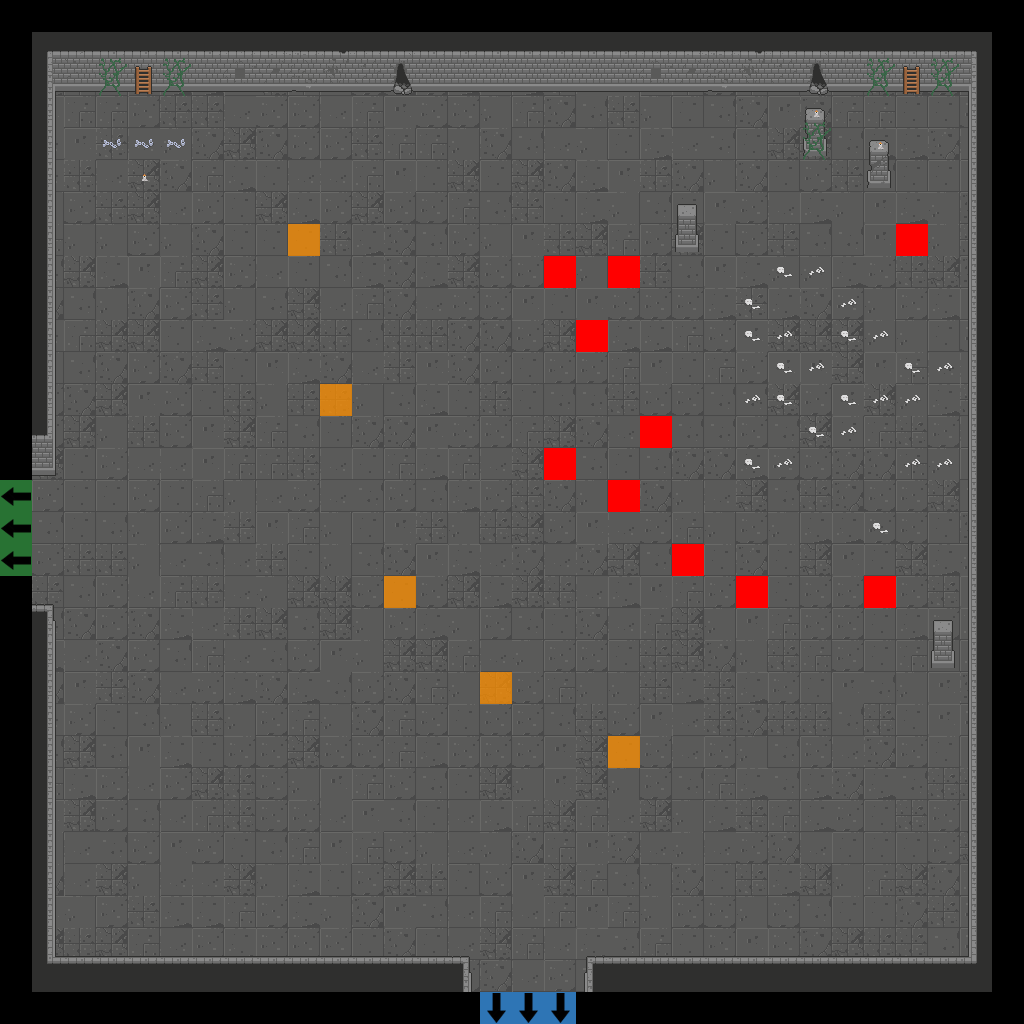

Below is a game level as drawn by its tile map, then a one-line description and the .tmx that defines it (tile-layer data replaced by summaries):
An orthogonal 32x32 tile map with 32x32 px tiles, 7 tile layers (Floor, Walls, Doors, Pillars, ...), 2 tilesets.

<map version="1.2" tiledversion="2019.04.18" orientation="orthogonal" renderorder="right-down" width="32" height="32" tilewidth="32" tileheight="32" infinite="0" nextlayerid="22" nextobjectid="1">
 <tileset firstgid="1" source="Dungeon_Tileset_2.tsx" />
 <tileset firstgid="321" source="flags.tsx" />
 <layer id="15" name="Floor" width="32" height="32">
  <data>[1024 cells, 900 non-empty, 12 distinct tile ids]</data>
 </layer>
 <layer id="16" name="Walls" width="32" height="32">
  <data>[1024 cells, 167 non-empty, 35 distinct tile ids]</data>
 </layer>
 <layer id="17" name="Doors" width="32" height="32">
  <data>[1024 cells, 0 non-empty, 0 distinct tile ids]</data>
 </layer>
 <layer id="18" name="Pillars" width="32" height="32">
  <data>[1024 cells, 8 non-empty, 4 distinct tile ids]</data>
 </layer>
 <layer id="19" name="Candles" width="32" height="32">
  <data>[1024 cells, 3 non-empty, 1 distinct tile ids]</data>
 </layer>
 <layer id="20" name="Debris" width="32" height="32">
  <data>[1024 cells, 39 non-empty, 6 distinct tile ids]</data>
 </layer>
 <layer id="21" name="Flags" width="32" height="32">
  <data>[1024 cells, 21 non-empty, 4 distinct tile ids]</data>
 </layer>
</map>
